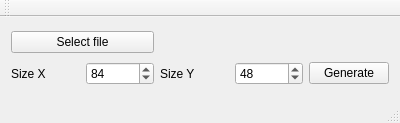
<?xml version="1.0" encoding="UTF-8"?>
<ui version="4.0">
 <class>MainWindow</class>
 <widget class="QMainWindow" name="MainWindow">
  <property name="geometry">
   <rect>
    <x>0</x>
    <y>0</y>
    <width>400</width>
    <height>123</height>
   </rect>
  </property>
  <property name="windowTitle">
   <string>MainWindow</string>
  </property>
  <widget class="QWidget" name="centralWidget">
   <layout class="QGridLayout" name="gridLayout">
    <item row="0" column="0" colspan="2">
     <widget class="QPushButton" name="selectFile">
      <property name="text">
       <string>Select file</string>
      </property>
     </widget>
    </item>
    <item row="0" column="3" colspan="2">
     <widget class="QLabel" name="filename">
      <property name="text">
       <string/>
      </property>
     </widget>
    </item>
    <item row="1" column="0">
     <widget class="QLabel" name="label">
      <property name="text">
       <string>Size X</string>
      </property>
     </widget>
    </item>
    <item row="1" column="1">
     <widget class="QSpinBox" name="sizeX">
      <property name="minimum">
       <number>1</number>
      </property>
      <property name="maximum">
       <number>512</number>
      </property>
      <property name="value">
       <number>84</number>
      </property>
     </widget>
    </item>
    <item row="1" column="2">
     <widget class="QLabel" name="label_2">
      <property name="text">
       <string>Size Y</string>
      </property>
     </widget>
    </item>
    <item row="1" column="3">
     <widget class="QSpinBox" name="sizeY">
      <property name="minimum">
       <number>1</number>
      </property>
      <property name="maximum">
       <number>512</number>
      </property>
      <property name="value">
       <number>48</number>
      </property>
     </widget>
    </item>
    <item row="1" column="4">
     <widget class="QPushButton" name="pushButton">
      <property name="text">
       <string>Generate</string>
      </property>
     </widget>
    </item>
   </layout>
  </widget>
  <widget class="QMenuBar" name="menuBar">
   <property name="geometry">
    <rect>
     <x>0</x>
     <y>0</y>
     <width>400</width>
     <height>21</height>
    </rect>
   </property>
  </widget>
  <widget class="QToolBar" name="mainToolBar">
   <attribute name="toolBarArea">
    <enum>TopToolBarArea</enum>
   </attribute>
   <attribute name="toolBarBreak">
    <bool>false</bool>
   </attribute>
  </widget>
  <widget class="QStatusBar" name="statusBar"/>
 </widget>
 <layoutdefault spacing="6" margin="11"/>
 <resources/>
 <connections/>
</ui>
